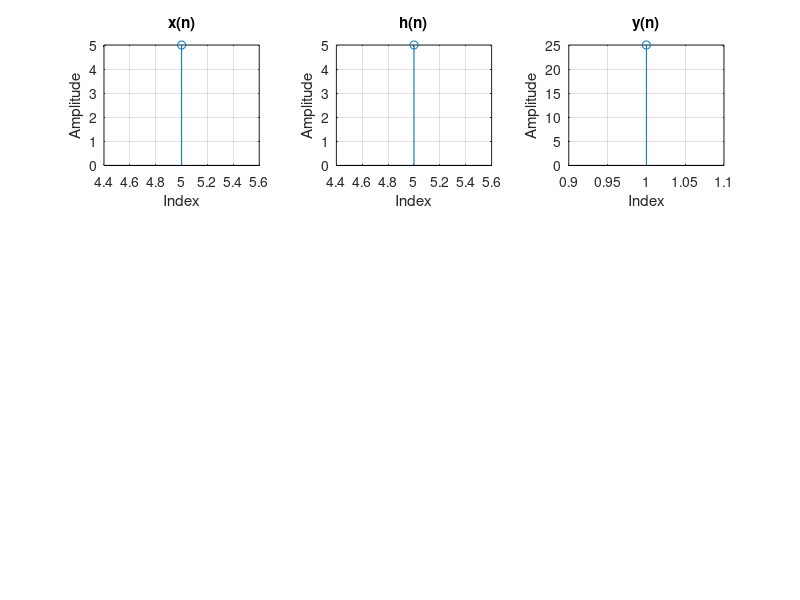

The MATLAB script that drew this image:
% circular convolution using matrix method
clc;
clear all;
close all;
x = input('Enter the x: ');
x_ind = input('Enter the index of x: ');
len_x = length(x);
h = input('Enter the h: ');
h_ind = input('Enter the index of h: ');
len_h = length(h);
N = max(len_x,len_h);
new_x = [x,zeros(1,N-len_x)];
h1 = [h,zeros(1,N-len_h)];
hr =[];
h1 = h1(:,end:-1:1);
y_ind = 1:N;
for i = 1:length(h1)
    h1 =[h1(end) h1(1:end-1)];
    hr =[hr;h1];
end
y =hr*x';
disp(y);

%To plot it
figure;
subplot(3,3,1);
stem(x_ind,x);
title('x(n)');
xlabel('Index');
ylabel('Amplitude');
grid("on");
subplot(3,3,2);
stem(h_ind,h);
title('h(n)');
xlabel('Index');
ylabel('Amplitude');
grid("on");
subplot(3,3,3);
stem(y_ind,y);
title('y(n)');
xlabel('Index');
ylabel('Amplitude');
grid("on");
